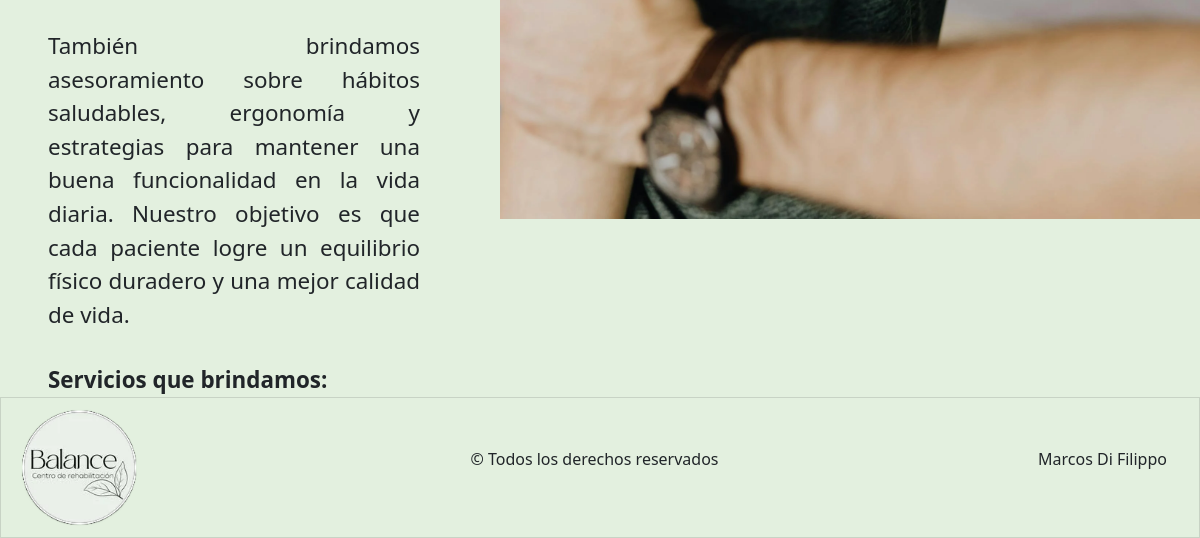
/paginas/index.php (lower part), run on an earlier commit of the app's database.
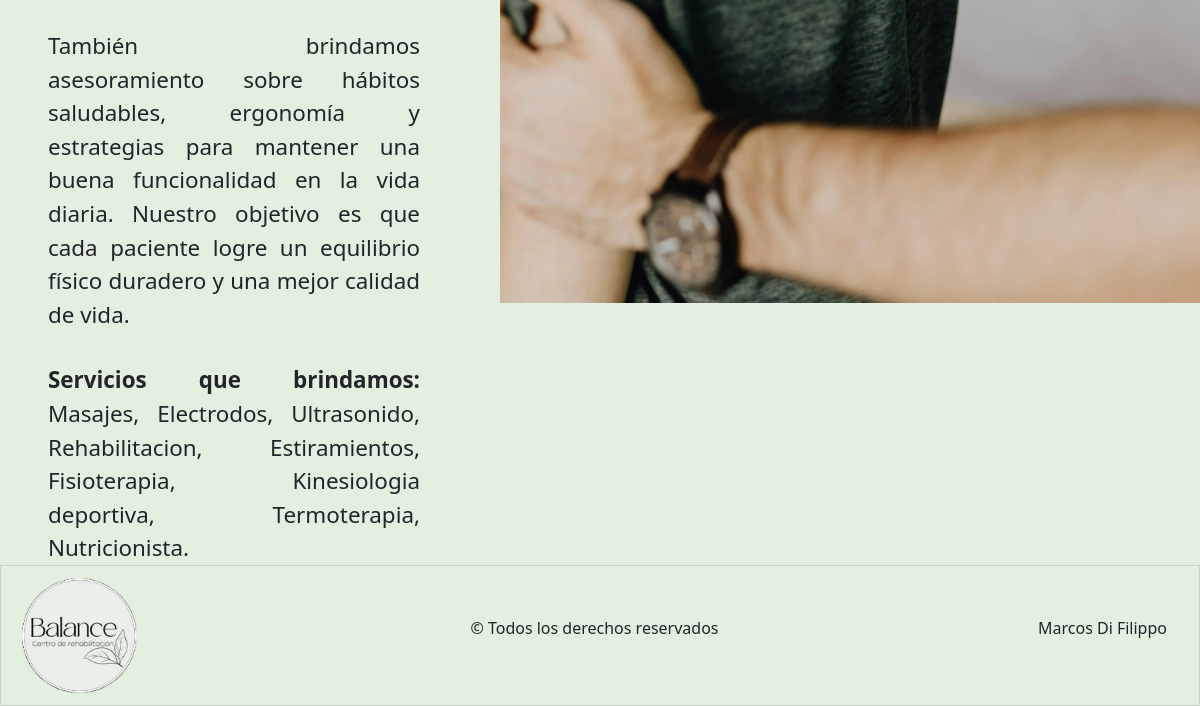
And on a later commit of the database.
### tables this page shows
CREATE TABLE IF NOT EXISTS `tratamientos` (
  `id_tratamientos` int NOT NULL AUTO_INCREMENT,
  `nombre` varchar(45) NOT NULL,
  PRIMARY KEY (`id_tratamientos`),
  UNIQUE KEY `id_tratamientos_UNIQUE` (`id_tratamientos`)
);

### admin/abml/lectura.php (called while the page is built, shortened)
<?php
    $lecturaTratamientos = "SELECT * FROM `tratamientos`";
?>

### paginas/index.php (the view, shortened to what this page needs)
<?php
    include_once("../componentes/header.php");
?>
<main id="main-index">
    <section class="section-index">
        <article class="article-bienvenida">
            <p>
                También brindamos asesoramiento sobre hábitos saludables, ergonomía y estrategias para mantener una buena funcionalidad en la vida diaria. Nuestro objetivo es que cada paciente logre un equilibrio físico duradero y una mejor calidad de vida.
            </p>
            <p>
                <strong>Servicios que brindamos: </strong> <?php
                    $indice = 0;
                    $resultadoTratamientos = mysqli_query($conexion, $lecturaTratamientos);
                    while($tratamiento = mysqli_fetch_array($resultadoTratamientos)) {
                        $indice++;
                        if ($indice == mysqli_num_rows($resultadoTratamientos)) {
                            echo "$tratamiento[nombre].";
                        }
                        else {
                            echo "$tratamiento[nombre], ";
                        }
                    }
                ?>
            </p>
        </article>
        <article>
            <img class="imagen-index" src="../imagenes/imagen-index.webp" alt="">
        </article>
    </section>
</main>
<?php
    include_once("../componentes/footer.php");
?>

What changed in the data, as far as the page shows it:
added tratamientos: nombre "Masajes"
added tratamientos: nombre "Electrodos"
added tratamientos: nombre "Ultrasonido"
added tratamientos: nombre "Rehabilitacion"
added tratamientos: nombre "Estiramientos"
added tratamientos: nombre "Fisioterapia"
added tratamientos: nombre "Kinesiologia deportiva"
added tratamientos: nombre "Termoterapia"
added tratamientos: nombre "Nutricionista"
